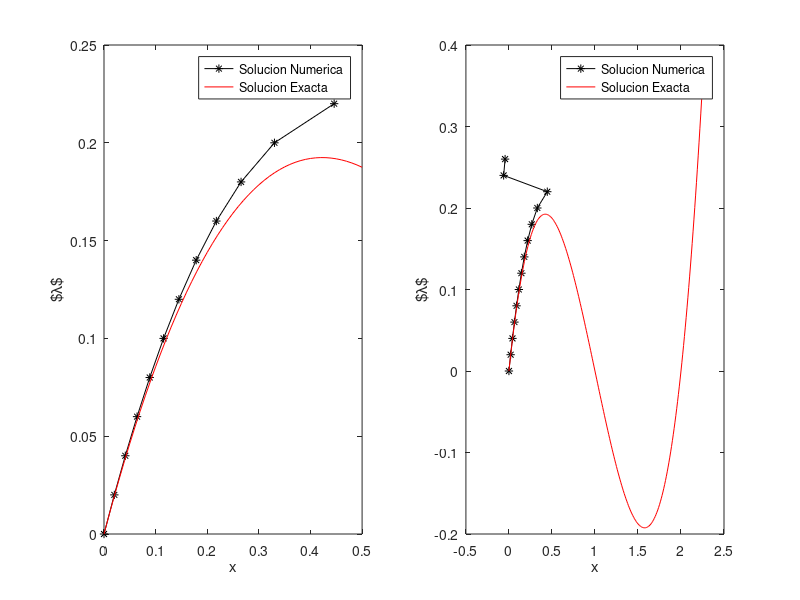

Here is the MATLAB script that generated this plot:
%% Ejemplo Numerico 1 : Solucion Incremental %%
clc, clear all, close all

% Condiciones Iniciales
x0 = 0; L0 = 0;

% Definicion de v
v = 1;

% Definicion de f(x)
f = @(x) x-3/2*x.^2+1/2*x.^3;

% Definicion de F_x(x)
Fx = @(x) 1-3*x+3/2*x.^2;

% Definicion de h(x,lambda)
h = @(x) Fx(x)\v;

%%%% Solucion Incremental con Forward Euler %%%%
% Defino hasta que Lambda incrementamos
Lmax = .25;

x(:,1) = x0 ;   L(1)=0;

% Defino Incremento Delta Lambda
DL = .02;

% Comienza secuencia de incrementos
i=1;
while L(end)<Lmax 
  x(:,i+1) = x(:,i) + DL * h(x(:,i)); % Forward Euler
  L(i+1) = L(i)+DL;
  i = i+1;
end

% Genero graficas de las soluciones
subplot(1,2,1)  % Solucion Por debajo de punto limite
plot(x(1,1:end-2),L(1:end-2),'*-k',0:.01:.5,f(0:.01:.5),'-r')
xlabel('x'), ylabel('$\lambda$')
legend('Solucion Numerica','Solucion Exacta')

subplot(1,2,2)  % Solucion Por encima de punto limite
plot(x(1,:),L,'*-k',0:.01:2.25,f(0:.01:2.25),'-r')
xlabel('x'), ylabel('$\lambda$')
legend('Solucion Numerica','Solucion Exacta')
